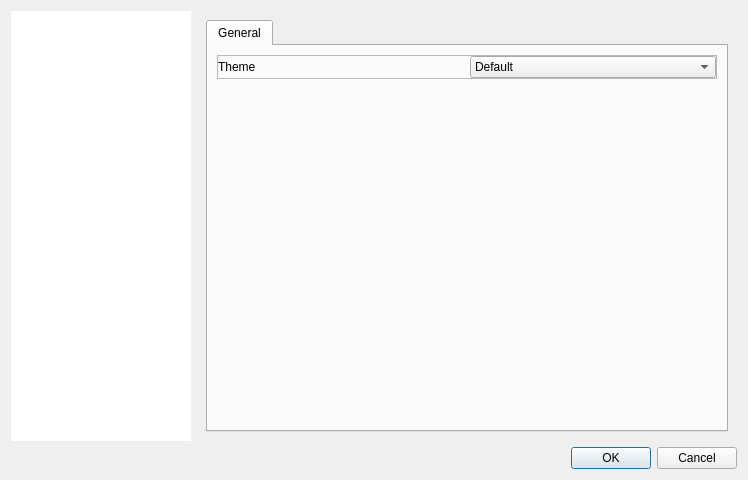
<?xml version="1.0" encoding="UTF-8"?>
<ui version="4.0">
 <class>OptionDialog</class>
 <widget class="QDialog" name="OptionDialog">
  <property name="geometry">
   <rect>
    <x>0</x>
    <y>0</y>
    <width>748</width>
    <height>480</height>
   </rect>
  </property>
  <property name="windowTitle">
   <string>Settings</string>
  </property>
  <property name="windowIcon">
   <iconset resource="../../../res/resources.qrc">
    <normaloff>:/default_icons/settings.png</normaloff>:/default_icons/settings.png</iconset>
  </property>
  <layout class="QVBoxLayout" name="verticalLayout">
   <item>
    <widget class="QWidget" name="hWid" native="true">
     <layout class="QHBoxLayout" name="horizontalLayout">
      <property name="spacing">
       <number>6</number>
      </property>
      <property name="leftMargin">
       <number>0</number>
      </property>
      <property name="topMargin">
       <number>0</number>
      </property>
      <property name="rightMargin">
       <number>0</number>
      </property>
      <property name="bottomMargin">
       <number>0</number>
      </property>
      <item>
       <widget class="QListWidget" name="listWidget">
        <property name="sizePolicy">
         <sizepolicy hsizetype="Fixed" vsizetype="Expanding">
          <horstretch>0</horstretch>
          <verstretch>0</verstretch>
         </sizepolicy>
        </property>
        <property name="maximumSize">
         <size>
          <width>180</width>
          <height>16777215</height>
         </size>
        </property>
        <property name="baseSize">
         <size>
          <width>200</width>
          <height>0</height>
         </size>
        </property>
        <property name="styleSheet">
         <string notr="true">border : 0px</string>
        </property>
        <property name="resizeMode">
         <enum>QListView::Fixed</enum>
        </property>
        <property name="spacing">
         <number>0</number>
        </property>
       </widget>
      </item>
      <item>
       <widget class="QScrollArea" name="scrollArea">
        <property name="sizePolicy">
         <sizepolicy hsizetype="Expanding" vsizetype="Expanding">
          <horstretch>0</horstretch>
          <verstretch>0</verstretch>
         </sizepolicy>
        </property>
        <property name="styleSheet">
         <string notr="true">QScrollArea {border : 0px}</string>
        </property>
        <property name="lineWidth">
         <number>1</number>
        </property>
        <property name="widgetResizable">
         <bool>true</bool>
        </property>
        <widget class="QWidget" name="scrollWidget">
         <property name="geometry">
          <rect>
           <x>0</x>
           <y>0</y>
           <width>544</width>
           <height>436</height>
          </rect>
         </property>
         <property name="sizePolicy">
          <sizepolicy hsizetype="Expanding" vsizetype="Expanding">
           <horstretch>0</horstretch>
           <verstretch>0</verstretch>
          </sizepolicy>
         </property>
         <property name="styleSheet">
          <string notr="true"/>
         </property>
         <layout class="QVBoxLayout" name="verticalLayout_2">
          <property name="spacing">
           <number>0</number>
          </property>
          <property name="leftMargin">
           <number>0</number>
          </property>
          <property name="topMargin">
           <number>0</number>
          </property>
          <property name="rightMargin">
           <number>0</number>
          </property>
          <property name="bottomMargin">
           <number>0</number>
          </property>
          <item>
           <widget class="QStackedWidget" name="stackedWidget">
            <property name="sizePolicy">
             <sizepolicy hsizetype="Expanding" vsizetype="Preferred">
              <horstretch>0</horstretch>
              <verstretch>0</verstretch>
             </sizepolicy>
            </property>
            <property name="currentIndex">
             <number>0</number>
            </property>
            <widget class="QWidget" name="settinggeneral">
             <layout class="QVBoxLayout" name="verticalLayout_4">
              <item>
               <widget class="QTabWidget" name="tabWidget">
                <property name="currentIndex">
                 <number>0</number>
                </property>
                <widget class="QWidget" name="baseSettingTab">
                 <attribute name="title">
                  <string>General</string>
                 </attribute>
                 <layout class="QVBoxLayout" name="verticalLayout_5">
                  <item>
                   <widget class="QFrame" name="frame_8">
                    <property name="frameShape">
                     <enum>QFrame::StyledPanel</enum>
                    </property>
                    <property name="frameShadow">
                     <enum>QFrame::Raised</enum>
                    </property>
                    <layout class="QHBoxLayout" name="horizontalLayout_6">
                     <property name="leftMargin">
                      <number>0</number>
                     </property>
                     <property name="topMargin">
                      <number>0</number>
                     </property>
                     <property name="rightMargin">
                      <number>0</number>
                     </property>
                     <property name="bottomMargin">
                      <number>0</number>
                     </property>
                     <item>
                      <widget class="QLabel" name="label_9">
                       <property name="text">
                        <string>Theme</string>
                       </property>
                      </widget>
                     </item>
                     <item>
                      <widget class="QComboBox" name="themeComboBox">
                       <item>
                        <property name="text">
                         <string>Default</string>
                        </property>
                       </item>
                       <item>
                        <property name="text">
                         <string>Light</string>
                        </property>
                       </item>
                       <item>
                        <property name="text">
                         <string>Dark</string>
                        </property>
                       </item>
                      </widget>
                     </item>
                    </layout>
                   </widget>
                  </item>
                  <item>
                   <spacer name="verticalSpacer">
                    <property name="orientation">
                     <enum>Qt::Vertical</enum>
                    </property>
                    <property name="sizeHint" stdset="0">
                     <size>
                      <width>20</width>
                      <height>40</height>
                     </size>
                    </property>
                   </spacer>
                  </item>
                 </layout>
                </widget>
               </widget>
              </item>
             </layout>
            </widget>
            <widget class="QWidget" name="otherprof">
             <layout class="QVBoxLayout" name="verticalLayout_3">
              <item>
               <widget class="QFrame" name="frame">
                <property name="enabled">
                 <bool>true</bool>
                </property>
                <property name="frameShape">
                 <enum>QFrame::StyledPanel</enum>
                </property>
                <property name="frameShadow">
                 <enum>QFrame::Raised</enum>
                </property>
                <layout class="QHBoxLayout" name="horizontalLayout_3">
                 <property name="spacing">
                  <number>0</number>
                 </property>
                 <property name="leftMargin">
                  <number>0</number>
                 </property>
                 <property name="topMargin">
                  <number>0</number>
                 </property>
                 <property name="rightMargin">
                  <number>0</number>
                 </property>
                 <property name="bottomMargin">
                  <number>0</number>
                 </property>
                 <item>
                  <widget class="QPushButton" name="pAddButton">
                   <property name="text">
                    <string>Add</string>
                   </property>
                   <property name="icon">
                    <iconset resource="../../../res/resources.qrc">
                     <normaloff>:/default_icons/add.png</normaloff>:/default_icons/add.png</iconset>
                   </property>
                  </widget>
                 </item>
                 <item>
                  <widget class="QPushButton" name="pDeleteButton">
                   <property name="text">
                    <string>Delete</string>
                   </property>
                   <property name="icon">
                    <iconset resource="../../../res/resources.qrc">
                     <normaloff>:/default_icons/remove.png</normaloff>:/default_icons/remove.png</iconset>
                   </property>
                  </widget>
                 </item>
                 <item>
                  <widget class="QPushButton" name="pEditButton">
                   <property name="text">
                    <string>Edit</string>
                   </property>
                   <property name="icon">
                    <iconset resource="../../../res/resources.qrc">
                     <normaloff>:/default_icons/edit.png</normaloff>:/default_icons/edit.png</iconset>
                   </property>
                  </widget>
                 </item>
                 <item>
                  <widget class="QPushButton" name="pUpButton">
                   <property name="text">
                    <string>Up</string>
                   </property>
                   <property name="icon">
                    <iconset resource="../../../res/resources.qrc">
                     <normaloff>:/default_icons/arrow_up.png</normaloff>:/default_icons/arrow_up.png</iconset>
                   </property>
                  </widget>
                 </item>
                 <item>
                  <widget class="QPushButton" name="pDownButton">
                   <property name="text">
                    <string>Down</string>
                   </property>
                   <property name="icon">
                    <iconset resource="../../../res/resources.qrc">
                     <normaloff>:/default_icons/arrow_down.png</normaloff>:/default_icons/arrow_down.png</iconset>
                   </property>
                  </widget>
                 </item>
                </layout>
               </widget>
              </item>
              <item>
               <widget class="ProfileTable" name="profileTableWidget">
                <property name="frameShape">
                 <enum>QFrame::NoFrame</enum>
                </property>
                <property name="selectionBehavior">
                 <enum>QAbstractItemView::SelectRows</enum>
                </property>
               </widget>
              </item>
             </layout>
            </widget>
            <widget class="QWidget" name="settingstring">
             <layout class="QVBoxLayout" name="verticalLayout_6">
              <property name="spacing">
               <number>0</number>
              </property>
              <item>
               <widget class="QFrame" name="frame_5">
                <property name="enabled">
                 <bool>true</bool>
                </property>
                <property name="frameShape">
                 <enum>QFrame::StyledPanel</enum>
                </property>
                <property name="frameShadow">
                 <enum>QFrame::Raised</enum>
                </property>
                <layout class="QHBoxLayout" name="horizontalLayout_2">
                 <property name="spacing">
                  <number>0</number>
                 </property>
                 <property name="leftMargin">
                  <number>0</number>
                 </property>
                 <property name="topMargin">
                  <number>0</number>
                 </property>
                 <property name="rightMargin">
                  <number>0</number>
                 </property>
                 <property name="bottomMargin">
                  <number>0</number>
                 </property>
                 <item>
                  <widget class="QPushButton" name="vAddButton">
                   <property name="text">
                    <string>Add</string>
                   </property>
                   <property name="icon">
                    <iconset resource="../../../res/resources.qrc">
                     <normaloff>:/default_icons/add.png</normaloff>:/default_icons/add.png</iconset>
                   </property>
                  </widget>
                 </item>
                 <item>
                  <widget class="QPushButton" name="vDeleteButton">
                   <property name="text">
                    <string>Delete</string>
                   </property>
                   <property name="icon">
                    <iconset resource="../../../res/resources.qrc">
                     <normaloff>:/default_icons/remove.png</normaloff>:/default_icons/remove.png</iconset>
                   </property>
                  </widget>
                 </item>
                 <item>
                  <widget class="QPushButton" name="vCopyButton">
                   <property name="text">
                    <string>Copy</string>
                   </property>
                   <property name="icon">
                    <iconset resource="../../../res/resources.qrc">
                     <normaloff>:/default_icons/copy.png</normaloff>:/default_icons/copy.png</iconset>
                   </property>
                  </widget>
                 </item>
                 <item>
                  <widget class="QPushButton" name="vUpButton">
                   <property name="text">
                    <string>Up</string>
                   </property>
                   <property name="icon">
                    <iconset resource="../../../res/resources.qrc">
                     <normaloff>:/default_icons/arrow_up.png</normaloff>:/default_icons/arrow_up.png</iconset>
                   </property>
                  </widget>
                 </item>
                 <item>
                  <widget class="QPushButton" name="vDownButton">
                   <property name="text">
                    <string>Down</string>
                   </property>
                   <property name="icon">
                    <iconset resource="../../../res/resources.qrc">
                     <normaloff>:/default_icons/arrow_down.png</normaloff>:/default_icons/arrow_down.png</iconset>
                   </property>
                  </widget>
                 </item>
                </layout>
               </widget>
              </item>
              <item>
               <widget class="StringTable" name="variantTableWidget">
                <property name="frameShape">
                 <enum>QFrame::NoFrame</enum>
                </property>
                <property name="selectionMode">
                 <enum>QAbstractItemView::SingleSelection</enum>
                </property>
                <property name="selectionBehavior">
                 <enum>QAbstractItemView::SelectRows</enum>
                </property>
               </widget>
              </item>
             </layout>
            </widget>
            <widget class="QWidget" name="settingsearch">
             <layout class="QVBoxLayout" name="verticalLayout_10">
              <property name="spacing">
               <number>0</number>
              </property>
              <item>
               <widget class="QFrame" name="frame_4">
                <property name="enabled">
                 <bool>true</bool>
                </property>
                <property name="frameShape">
                 <enum>QFrame::StyledPanel</enum>
                </property>
                <property name="frameShadow">
                 <enum>QFrame::Raised</enum>
                </property>
                <layout class="QHBoxLayout" name="horizontalLayout_5">
                 <property name="spacing">
                  <number>0</number>
                 </property>
                 <property name="leftMargin">
                  <number>0</number>
                 </property>
                 <property name="topMargin">
                  <number>0</number>
                 </property>
                 <property name="rightMargin">
                  <number>0</number>
                 </property>
                 <property name="bottomMargin">
                  <number>0</number>
                 </property>
                 <item>
                  <widget class="QPushButton" name="sAddButton">
                   <property name="text">
                    <string>Add</string>
                   </property>
                   <property name="icon">
                    <iconset resource="../../../res/resources.qrc">
                     <normaloff>:/default_icons/add.png</normaloff>:/default_icons/add.png</iconset>
                   </property>
                  </widget>
                 </item>
                 <item>
                  <widget class="QPushButton" name="sDeleteButton">
                   <property name="text">
                    <string>Delete</string>
                   </property>
                   <property name="icon">
                    <iconset resource="../../../res/resources.qrc">
                     <normaloff>:/default_icons/remove.png</normaloff>:/default_icons/remove.png</iconset>
                   </property>
                  </widget>
                 </item>
                 <item>
                  <widget class="QPushButton" name="sCopyButton">
                   <property name="text">
                    <string>Copy</string>
                   </property>
                   <property name="icon">
                    <iconset resource="../../../res/resources.qrc">
                     <normaloff>:/default_icons/copy.png</normaloff>:/default_icons/copy.png</iconset>
                   </property>
                  </widget>
                 </item>
                 <item>
                  <widget class="QPushButton" name="sUpButton">
                   <property name="text">
                    <string>Up</string>
                   </property>
                   <property name="icon">
                    <iconset resource="../../../res/resources.qrc">
                     <normaloff>:/default_icons/arrow_up.png</normaloff>:/default_icons/arrow_up.png</iconset>
                   </property>
                  </widget>
                 </item>
                 <item>
                  <widget class="QPushButton" name="sDownButton">
                   <property name="text">
                    <string>Down</string>
                   </property>
                   <property name="icon">
                    <iconset resource="../../../res/resources.qrc">
                     <normaloff>:/default_icons/arrow_down.png</normaloff>:/default_icons/arrow_down.png</iconset>
                   </property>
                  </widget>
                 </item>
                </layout>
               </widget>
              </item>
              <item>
               <widget class="SearchTable" name="searchTableWidget">
                <property name="frameShape">
                 <enum>QFrame::NoFrame</enum>
                </property>
                <property name="selectionMode">
                 <enum>QAbstractItemView::SingleSelection</enum>
                </property>
                <property name="selectionBehavior">
                 <enum>QAbstractItemView::SelectRows</enum>
                </property>
               </widget>
              </item>
             </layout>
            </widget>
            <widget class="QWidget" name="settingplugins">
             <layout class="QVBoxLayout" name="verticalLayout_12">
              <property name="spacing">
               <number>0</number>
              </property>
              <item>
               <widget class="QFrame" name="frame_6">
                <property name="enabled">
                 <bool>true</bool>
                </property>
                <property name="frameShape">
                 <enum>QFrame::StyledPanel</enum>
                </property>
                <property name="frameShadow">
                 <enum>QFrame::Raised</enum>
                </property>
                <layout class="QHBoxLayout" name="horizontalLayout_7">
                 <property name="spacing">
                  <number>0</number>
                 </property>
                 <property name="leftMargin">
                  <number>0</number>
                 </property>
                 <property name="topMargin">
                  <number>0</number>
                 </property>
                 <property name="rightMargin">
                  <number>0</number>
                 </property>
                 <property name="bottomMargin">
                  <number>0</number>
                 </property>
                 <item>
                  <widget class="QPushButton" name="eAddButton">
                   <property name="text">
                    <string>Add</string>
                   </property>
                   <property name="icon">
                    <iconset resource="../../../res/resources.qrc">
                     <normaloff>:/default_icons/add.png</normaloff>:/default_icons/add.png</iconset>
                   </property>
                  </widget>
                 </item>
                 <item>
                  <widget class="QPushButton" name="eDeleteButton">
                   <property name="text">
                    <string>Delete</string>
                   </property>
                   <property name="icon">
                    <iconset resource="../../../res/resources.qrc">
                     <normaloff>:/default_icons/remove.png</normaloff>:/default_icons/remove.png</iconset>
                   </property>
                  </widget>
                 </item>
                 <item>
                  <widget class="QPushButton" name="eUpButton">
                   <property name="text">
                    <string>Up</string>
                   </property>
                   <property name="icon">
                    <iconset resource="../../../res/resources.qrc">
                     <normaloff>:/default_icons/arrow_up.png</normaloff>:/default_icons/arrow_up.png</iconset>
                   </property>
                  </widget>
                 </item>
                 <item>
                  <widget class="QPushButton" name="eDownButton">
                   <property name="text">
                    <string>Down</string>
                   </property>
                   <property name="icon">
                    <iconset resource="../../../res/resources.qrc">
                     <normaloff>:/default_icons/arrow_down.png</normaloff>:/default_icons/arrow_down.png</iconset>
                   </property>
                  </widget>
                 </item>
                </layout>
               </widget>
              </item>
              <item>
               <widget class="PluginsTree" name="pluginsTreeWidget">
                <property name="frameShape">
                 <enum>QFrame::NoFrame</enum>
                </property>
               </widget>
              </item>
             </layout>
            </widget>
           </widget>
          </item>
         </layout>
        </widget>
       </widget>
      </item>
     </layout>
    </widget>
   </item>
   <item>
    <widget class="QDialogButtonBox" name="buttonBox">
     <property name="orientation">
      <enum>Qt::Horizontal</enum>
     </property>
     <property name="standardButtons">
      <set>QDialogButtonBox::Cancel|QDialogButtonBox::Ok</set>
     </property>
    </widget>
   </item>
  </layout>
 </widget>
 <customwidgets>
  <customwidget>
   <class>SearchTable</class>
   <extends>QTableWidget</extends>
   <header>../searchtable/searchtable.h</header>
  </customwidget>
  <customwidget>
   <class>PluginsTree</class>
   <extends>QTreeWidget</extends>
   <header>../pluginstree/pluginstree.h</header>
  </customwidget>
  <customwidget>
   <class>StringTable</class>
   <extends>QTableWidget</extends>
   <header>../stringtable/stringtable.h</header>
  </customwidget>
  <customwidget>
   <class>ProfileTable</class>
   <extends>QTableWidget</extends>
   <header>profiletable.h</header>
  </customwidget>
 </customwidgets>
 <resources>
  <include location="../../../res/resources.qrc"/>
  <include location="../../../res/resources.qrc"/>
  <include location="../../../res/resources.qrc"/>
  <include location="../../../res/resources.qrc"/>
  <include location="../../../res/resources.qrc"/>
  <include location="../../../res/resources.qrc"/>
  <include location="../../../res/resources.qrc"/>
 </resources>
 <connections>
  <connection>
   <sender>buttonBox</sender>
   <signal>accepted()</signal>
   <receiver>OptionDialog</receiver>
   <slot>accept()</slot>
   <hints>
    <hint type="sourcelabel">
     <x>257</x>
     <y>470</y>
    </hint>
    <hint type="destinationlabel">
     <x>157</x>
     <y>274</y>
    </hint>
   </hints>
  </connection>
  <connection>
   <sender>buttonBox</sender>
   <signal>rejected()</signal>
   <receiver>OptionDialog</receiver>
   <slot>reject()</slot>
   <hints>
    <hint type="sourcelabel">
     <x>325</x>
     <y>470</y>
    </hint>
    <hint type="destinationlabel">
     <x>286</x>
     <y>274</y>
    </hint>
   </hints>
  </connection>
 </connections>
</ui>
